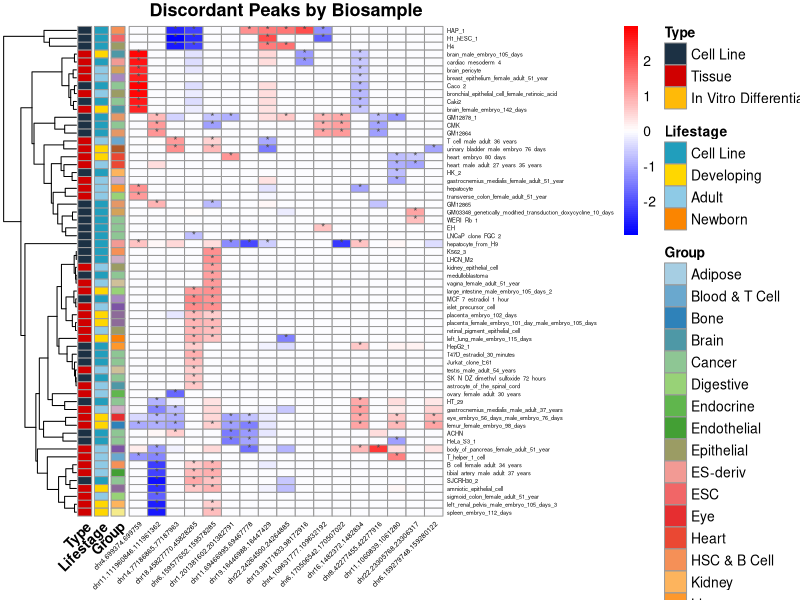
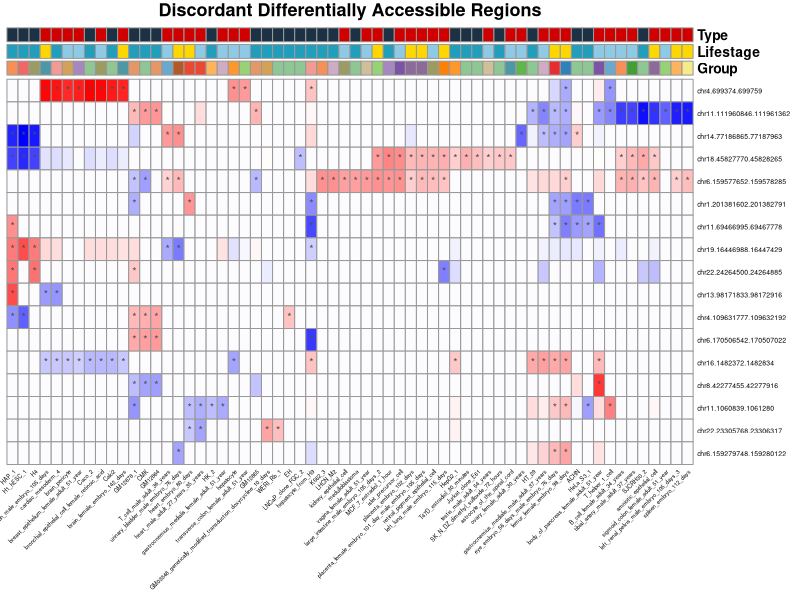

Write R code to recreate these figures, in order.
library(Matrix)
library(grid)
library(pheatmap)
library(dplyr)
library(tidyr)
library(data.table)
library(RColorBrewer)

data <- read.csv("merged.discordant.overlaps.txt", header = FALSE, sep='\t')
data <- data[, c(1, 2, 3, 4, 12, 15)]
new_data <- data.frame(data[, 1], peakID = paste(data[, 2], data[, 3], data[, 4], sep = "."),
                       data[, c(5, 6)])
colnames(new_data) <- c("bioSample", "peakID", "log2FC", "minusLog10pValue")
new_data <- new_data[!duplicated(new_data[, c("bioSample", "peakID")]), ]

heatmap_data <- new_data %>%
  select("bioSample", "peakID", "log2FC") %>%
  pivot_wider(names_from="peakID", values_from="log2FC")

heatmap_data <- as.data.frame(heatmap_data)
rownames(heatmap_data) <- heatmap_data$bioSample
heatmap_data$bioSample <- NULL
heatmap_data[is.na(heatmap_data)] <- 0

#set up heatmap annotations
metadata <- read.csv("subsampledBiosamples.txt", header=TRUE, sep="\t")
annotation_row <- metadata[, c("Group", "Lifestage", "Type")]
rownames(annotation_row) <- metadata$Biosample

# Define custom annotation colors
# Group colors: generate colors for the number of unique groups
group_colors <- colorRampPalette(brewer.pal(12, "Paired"))(length(unique(annotation_row$Group)))

# Type colors
type_colors <- c(
  "Cell Line" = "#1c3144",
  "Tissue" = "#d00000",
  "In Vitro Differentiated" = "#ffba08"
)

# Lifestage colors
lifestage_colors <- c(
  "Cell Line" = "#219ebc",
  "Developing" = "#FFD700",
  "Adult" = "#8ecae6",
  "Newborn" = "#fb8500"
)

# Map colors to annotation levels
annotation_colors <- list(
  Group = setNames(group_colors, sort(unique(annotation_row$Group))),
  Lifestage = lifestage_colors,
  Type = type_colors
)

# Define a color scale for the heatmap
color_scale <- colorRampPalette(c("blue", "white", "red"))(100)

p_data <- new_data %>% select("bioSample", "peakID", "minusLog10pValue") %>% 
  pivot_wider(names_from="peakID", values_from="minusLog10pValue")
p_data <- as.data.frame(p_data)
rownames(p_data) <- p_data$bioSample
p_data$bioSample <- NULL
p_data[is.na(p_data)] <- 0
p_data[p_data > 2] <- NA
p_data[!is.na(p_data)] <- ""
p_data[is.na(p_data)] <- "*"

fc_data <- heatmap_data
fc_data[abs(fc_data) > 0.5] <- NA
fc_data[!is.na(fc_data)] <- ""
fc_data[is.na(fc_data)] <- "*"

sign_data <- p_data
sign_data <- ifelse(p_data == '*' & fc_data == '*', '*', '')


mask <- apply(sign_data == "*", 1, any)
sign_data <- sign_data[mask, ]
sign_mat <- as.matrix(sign_data)
heatmap_data <- heatmap_data[mask, ]
heatmap_mat <- as.matrix(heatmap_data)
annotation_row <- annotation_row[rownames(heatmap_mat), , drop = FALSE]

pdf("pdf/discordantPeaksHeatmap.pdf", width = 8, height = 8)
pheatmap(
  mat = heatmap_mat,
  annotation_row = annotation_row, # Row-level annotations for biosamples
  annotation_colors = annotation_colors, # Custom annotation colors
  display_numbers = sign_mat,
  cluster_rows = TRUE, # Cluster rows (biosamples)
  cluster_cols = TRUE, # Cluster columns (peaks)
  show_rownames = TRUE, # Show biosample names (rows)
  show_colnames = TRUE, # Suppress column names (peaks) for clarity
  treeheight_col = 0, # Hide column clustering dendrogram height
  angle_col = 45,
  color = color_scale, # Define the heatmap color scale
  fontsize_row = 4, # Font size for biosample names (rows)
  fontsize_col = 5,
  main = "Discordant Peaks by Biosample" # Title for the heatmap
)
dev.off()

#### TRANSPOSED VERSION ####

# Transpose both the heatmap matrix and the sign matrix
heatmap_mat_t <- t(heatmap_mat)
sign_mat_t <- t(sign_mat)

# Update annotation to match new row orientation (columns are now rows)
annotation_col <- annotation_row  # rename for clarity
annotation_row <- NULL            # remove old row annotations

pdf("pdf/transposed.discordantPeaksHeatmap.pdf", width = 9, height = 4)
pheatmap(
  mat = heatmap_mat_t,
  annotation_col = annotation_col,  # now applies along biosamples (columns)
  annotation_colors = annotation_colors,
  display_numbers = sign_mat_t,
  cluster_rows = TRUE,  # cluster peaks (now rows)
  cluster_cols = TRUE,  # cluster biosamples (now columns)
  show_rownames = TRUE,
  show_colnames = TRUE,
  treeheight_col = 0,
  treeheight_row = 0,
  angle_col = 45,
  legend = FALSE,
  annotation_legend = FALSE,
  color = color_scale,
  fontsize_row = 5,
  fontsize_col = 4,
  main = "Discordant Differentially Accessible Regions"
)
dev.off()
